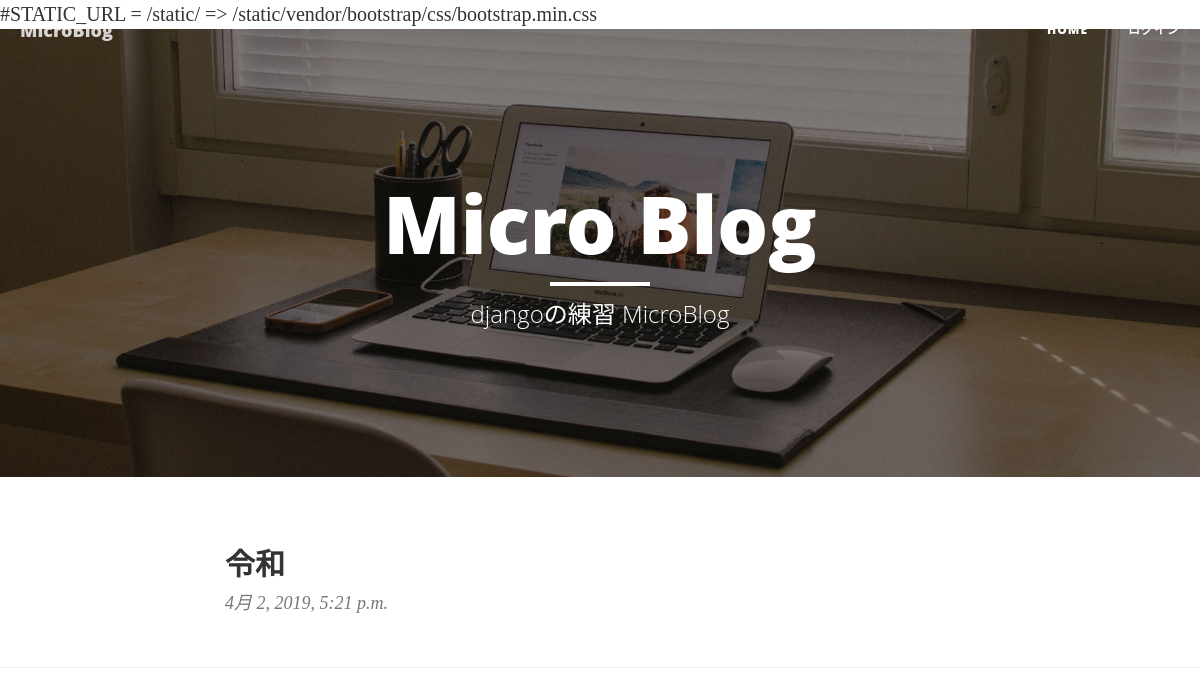
The page /6 on the database as committed earlier.
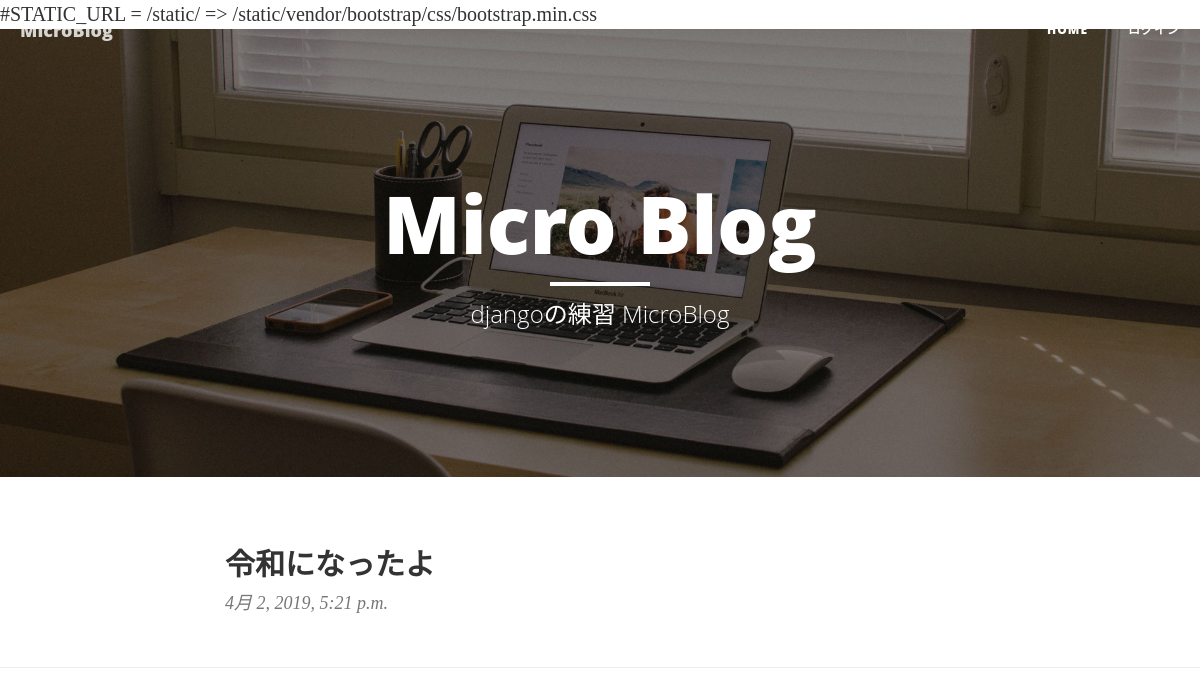
The same page on the database as committed later.
### blog/models.py (models this page shows)
class Blog(models.Model):
    content = models.CharField(max_length=140)
    posted_date = models.DateTimeField(auto_now_add=True)

### blog/views.py (the view)
# urls.py: path('<int:pk>', BlogDetailView.as_view(), name='detail'),
class BlogDetailView(DetailView):
    model = Blog
    context_object_name = "blog"

### blog/templates/blog/blog_detail.html (shortened to what this page needs)
{% extends "base.html" %}
{% block body %}
    <div class="row">
         <div class="col-lg-8 col-lg-offset-2 col-md-10 col-md-offset-1">
              <div class="post-preview">
                   <h2 class="post-title">
                        {{ blog.content }}
                   </h2>
                   <p class="post-meta">{{ object.posted_date }}</p>
              </div>
         </div>
    </div>
{% endblock %}

Rows that differ between the two databases and show on the page:
changed Blog: content "令和" → "令和になったよ"
